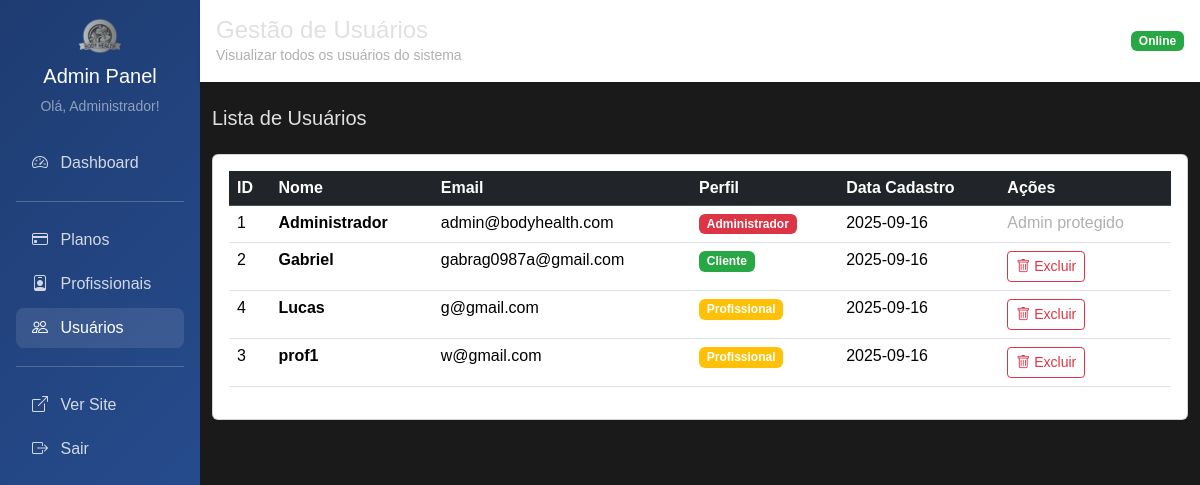
/admin/usuarios (signed in), run on an earlier commit of the app's database.
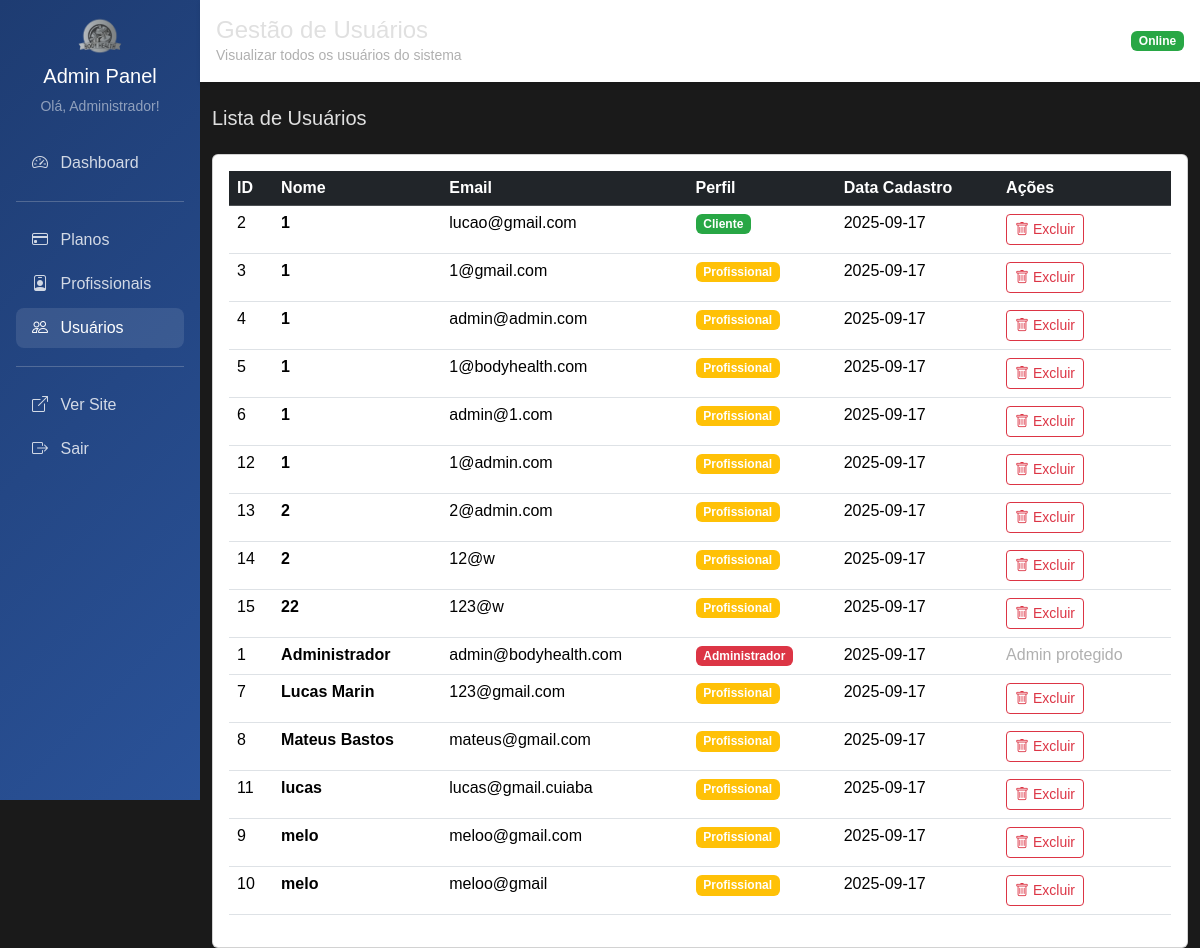
And on a later commit of the database.
### tables this page shows
CREATE TABLE usuario (
    id INTEGER PRIMARY KEY AUTOINCREMENT,
    nome TEXT NOT NULL,
    email TEXT UNIQUE NOT NULL,
    senha TEXT NOT NULL,
    perfil TEXT NOT NULL DEFAULT 'cliente',
    foto TEXT,
    token_redefinicao TEXT,
    data_token TIMESTAMP,
    data_cadastro TIMESTAMP DEFAULT CURRENT_TIMESTAMP
);

### main.py (the view)
@app.get("/admin/usuarios")
@requer_autenticacao(['admin'])
async def admin_usuarios_listar(request: Request, usuario_logado: dict = Depends(obter_usuario_logado)):
    usuarios = usuario_repo.obter_todos()
    return templates.TemplateResponse("admin/usuarios/listar.html", {
        "request": request,
        "usuario": usuario_logado,
        "usuarios": usuarios
    })

### templates/admin/usuarios/listar.html (shortened to what this page needs)
{% extends "admin/base_admin.html" %}
{% block titulo %}Gestão de Usuários{% endblock %}
{% block subtitulo %}Visualizar todos os usuários do sistema{% endblock %}
{% block content %}
    <div class="mb-4">
        <h5 class="mb-0">Lista de Usuários</h5>
    </div>
    <div class="card">
        <div class="card-body">
            {% if usuarios %}
                <div class="table-responsive">
                    <table class="table table-hover">
                        <thead class="table-dark">
                            <tr>
                                <th>ID</th>
                                <th>Nome</th>
                                <th>Email</th>
                                <th>Perfil</th>
                                <th>Data Cadastro</th>
                                <th>Ações</th>
                            </tr>
                        </thead>
                        <tbody>
                            {% for user in usuarios %}
                            <tr>
                                <td>{{ user.id }}</td>
                                <td><strong>{{ user.nome }}</strong></td>
                                <td>{{ user.email }}</td>
                                <td>
                                    {% if user.perfil == 'admin' %}
                                        <span class="badge bg-danger">Administrador</span>
                                    {% elif user.perfil == 'profissional' %}
                                        <span class="badge bg-warning">Profissional</span>
                                    {% else %}
                                        <span class="badge bg-success">Cliente</span>
                                    {% endif %}
                                </td>
                                <td>
                                    {% if user.data_cadastro %}
                                        {{ user.data_cadastro[:10] }}
                                    {% else %}
                                        <span class="text-muted">-</span>
                                    {% endif %}
                                </td>
                                <td>
                                    {% if user.perfil != 'admin' %}
                                        <button type="button" class="btn btn-outline-danger btn-sm"
                                                onclick="confirmarExclusaoUsuario({{ user.id }}, '{{ user.nome }}')">
                                            <i class="bi bi-trash"></i> Excluir
                                        </button>
                                    {% else %}
                                        <span class="text-muted">Admin protegido</span>
                                    {% endif %}
                                </td>
                            </tr>
                            {% endfor %}
                        </tbody>
                    </table>
                </div>
            {% else %}
                <div class="text-center py-5">
                    <i class="bi bi-people text-muted" style="font-size: 4rem;"></i>
                    <h5 class="mt-3 text-muted">Nenhum usuário encontrado</h5>
                </div>
            {% endif %}
        </div>
    </div>
{% endblock %}

### templates/admin/base_admin.html (shortened to what this page needs)
<html lang="pt-BR">
<head>
    <link href="https://cdn.jsdelivr.net/npm/bootstrap@5.3.3/dist/css/bootstrap.min.css" rel="stylesheet">
    <link href="https://cdn.jsdelivr.net/npm/bootstrap-icons@1.10.5/font/bootstrap-icons.css" rel="stylesheet">
    <link rel="stylesheet" href="/static/css/styles.css">
</head>
<body>
    <div class="container-fluid p-0">
        <div class="row g-0">
            <div class="col-md-3 col-lg-2">
                <div class="admin-sidebar p-3">
                    <div class="text-center mb-4">
                        <img src="/static/img/logo.png" height="40" alt="Body Health">
                        <h5 class="text-white mt-2">Admin Panel</h5>
                        <small class="text-white-50">Olá, {{ usuario.nome }}!</small>
                    </div>
                    <nav class="nav flex-column">
                        <a class="nav-link {% if request.url.path == '/admin' %}active{% endif %}" href="/admin">
                            <i class="bi bi-speedometer2 me-2"></i> Dashboard
                        </a>
                        <hr class="bg-white-50">
                        <a class="nav-link {% if '/admin/planos' in request.url.path %}active{% endif %}" href="/admin/planos">
                            <i class="bi bi-credit-card me-2"></i> Planos
                        </a>
                        <a class="nav-link {% if '/admin/profissionais' in request.url.path %}active{% endif %}" href="/admin/profissionais">
                            <i class="bi bi-person-badge me-2"></i> Profissionais
                        </a>
                        <a class="nav-link {% if '/admin/usuarios' in request.url.path %}active{% endif %}" href="/admin/usuarios">
                            <i class="bi bi-people me-2"></i> Usuários
                        </a>
                        <hr class="bg-white-50">
                        <a class="nav-link" href="/" target="_blank">
                            <i class="bi bi-box-arrow-up-right me-2"></i> Ver Site
                        </a>
                        <a class="nav-link" href="/logout">
                            <i class="bi bi-box-arrow-right me-2"></i> Sair
                        </a>
                    </nav>
                </div>
            </div>
            <div class="col-md-9 col-lg-10">
                <div class="admin-header p-3 mb-4">
                    <div class="d-flex justify-content-between align-items-center">
                        <div>
                            <h4 class="mb-0">{% block titulo %}Painel Administrativo{% endblock %}</h4>
                            <small class="text-muted">{% block subtitulo %}Body Health Admin{% endblock %}</small>
                        </div>
                        <div>
                            <span class="badge bg-success">Online</span>
                        </div>
                    </div>
                </div>
                <div class="container-fluid">
                    {% block content %}{% endblock %}
                </div>
            </div>
        </div>
    </div>
</body>
</html>

### static/css/styles.css (style rules this page uses)
:root { --dark-bg: #1a1a1a; --dark-card-bg: #2b2b2b; --dark-text-color: #e0e0e0; --dark-muted-text: #b0b0b0; --dark-border-color: #444444; --dark-shadow-color: rgba(0, 0, 0, 0.5); --highlight-yellow: #ffc107; --highlight-green: #28a745; --highlight-red: #dc3545; --light-banner-bg-start: #ffffff; --light-banner-bg-end: #eaeaea; --light-banner-text: #000000; }
body { background-color: var(--dark-bg); color: var(--dark-text-color); font-family: Arial, sans-serif; padding-top: 0px; }
.text-muted { color: var(--dark-muted-text) !important; }
.badge.bg-success { background-color: var(--highlight-green) !important; }

### templates/admin/base_admin.html (style rules this page uses)
.admin-sidebar { min-height: 100vh; background: linear-gradient(135deg, #1e3c72 0%, #2a5298 100%); }
.admin-sidebar .nav-link { color: rgba(255, 255, 255, 0.8); border-radius: 8px; margin: 2px 0; }
.admin-sidebar .nav-link:hover, .admin-sidebar .nav-link.active { color: white; background-color: rgba(255, 255, 255, 0.1); }
.admin-header { background: white; box-shadow: 0 2px 4px rgba(0,0,0,0.1); }

What changed in the data, as far as the page shows it:
changed usuario "Administrador": data_cadastro "2025-09-16" → "2025-09-17"
changed usuario id 2: nome "Gabriel" → "1"; email "gabrag0987a@gmail.com" → "lucao@gmail.com"; data_cadastro "2025-09-16" → "2025-09-17"; moves up the list
changed usuario id 3: nome "prof1" → "1"; email "w@gmail.com" → "1@gmail.com"; data_cadastro "2025-09-16" → "2025-09-17"; moves up the list
changed usuario id 4: nome "Lucas" → "1"; email "g@gmail.com" → "admin@admin.com"; data_cadastro "2025-09-16" → "2025-09-17"; moves down the list
added usuario: id "5", nome "1", email "1@bodyhealth.com", perfil "Profissional", data_cadastro "2025-09-17"
added usuario: id "6", nome "1", email "admin@1.com", perfil "Profissional", data_cadastro "2025-09-17"
added usuario: id "12", nome "1", email "1@admin.com", perfil "Profissional", data_cadastro "2025-09-17"
added usuario: id "13", nome "2", email "2@admin.com", perfil "Profissional", data_cadastro "2025-09-17"
added usuario: id "14", nome "2", email "12@w", perfil "Profissional", data_cadastro "2025-09-17"
added usuario: id "15", nome "22", email "123@w", perfil "Profissional", data_cadastro "2025-09-17"
added usuario: id "7", nome "Lucas Marin", email "123@gmail.com", perfil "Profissional", data_cadastro "2025-09-17"
added usuario: id "8", nome "Mateus Bastos", email "mateus@gmail.com", perfil "Profissional", data_cadastro "2025-09-17"
added usuario: id "11", nome "lucas", email "lucas@gmail.cuiaba", perfil "Profissional", data_cadastro "2025-09-17"
added usuario: id "9", nome "melo", email "meloo@gmail.com", perfil "Profissional", data_cadastro "2025-09-17"
added usuario: id "10", nome "melo", email "meloo@gmail", perfil "Profissional", data_cadastro "2025-09-17"
